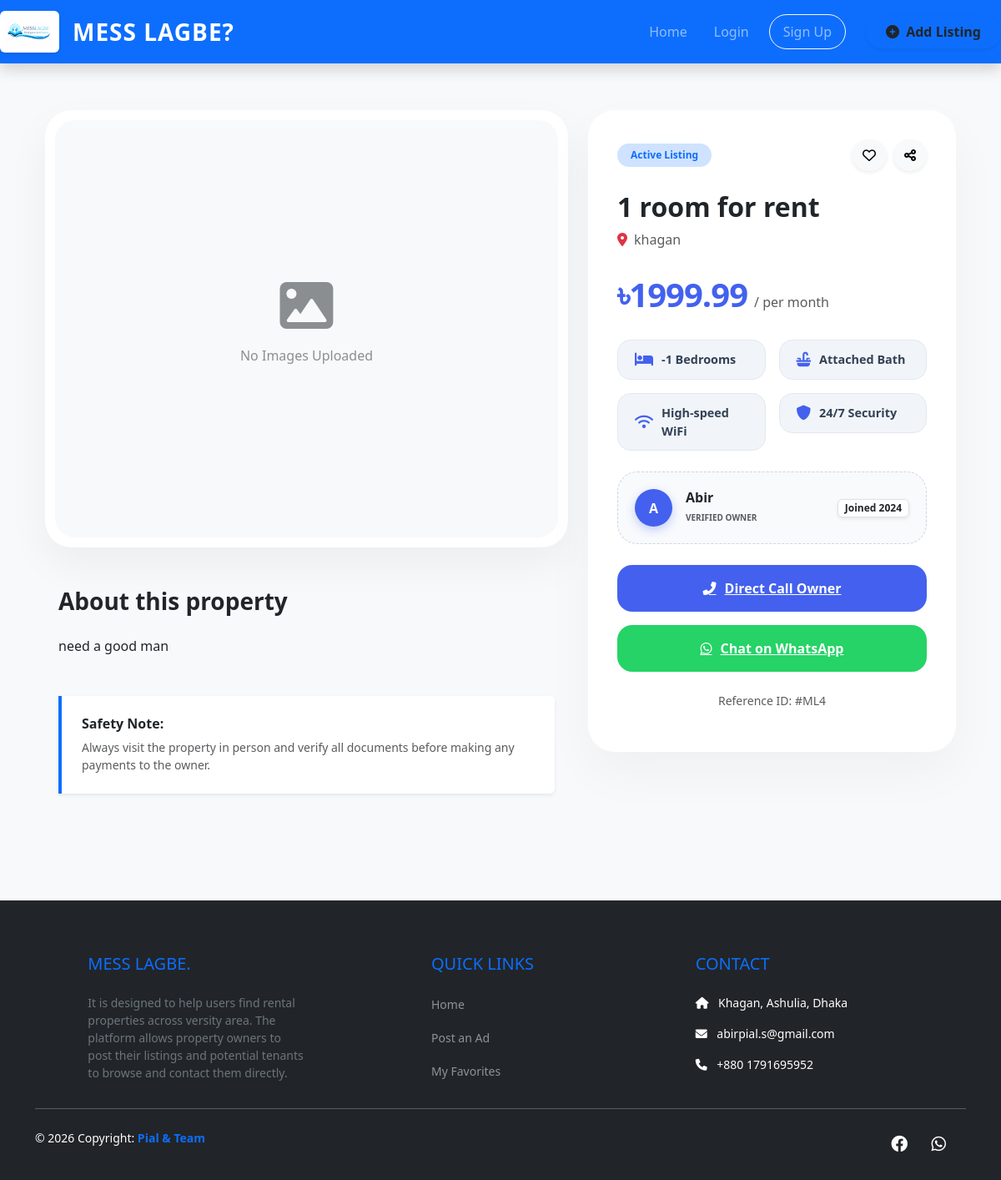
/listing/4/, run on the app's committed database.
### listings/models.py (models this page shows, shortened)
class Listing(models.Model):
    host = models.ForeignKey(
        settings.AUTH_USER_MODEL,
        on_delete=models.CASCADE,
        related_name='listings'
    )
    image = models.ImageField(upload_to='listings/', null=True, blank=True)
    phone_number = models.CharField(max_length=15, help_text="Contact number for this property")
    title = models.CharField(max_length=200, help_text="e.g. 2 Room flat for rent in Dhanmondi")
    description = models.TextField()
    location = models.CharField(max_length=150)
    price = models.DecimalField(max_digits=10, decimal_places=2)
    bedrooms = models.IntegerField()
    created_at = models.DateTimeField(auto_now_add=True)

### accounts/models.py (models this page shows, shortened)
class CustomUser(AbstractUser):
    IS_STUDENT = 'student'
    IS_OWNER = 'owner'
    IS_ADMIN = 'admin'
    ROLE_CHOICES = [
        (IS_STUDENT, 'Student'),
        (IS_OWNER, 'House Owner'),
        (IS_ADMIN, 'Admin'),
    ]
    role = models.CharField(max_length=20, choices=ROLE_CHOICES, default=IS_STUDENT)
    phone_number = models.CharField(max_length=15, blank=True, null=True)
    university_id = models.CharField(max_length=50, blank=True, null=True)

### listings/views.py (the view)
# urls.py: path('listing/<int:pk>/', views.listing_detail, name='listing_detail'),
def listing_detail(request, pk):
    listing = get_object_or_404(Listing, pk=pk)
    is_favorite = False
    if request.user.is_authenticated:
        is_favorite = Favorite.objects.filter(user=request.user, listing=listing).exists()
    return render(request, 'listings/listing_detail.html', {'listing': listing, 'is_favorite': is_favorite})

### templates/listings/listing_detail.html (shortened to what this page needs)
{% extends 'base.html' %}
{% load static %}
{% block content %}
<div class="container detail-container">
    <div class="row g-4">
        <div class="col-lg-7">
            <div class="gallery-wrapper">
                {% if listing.images.all %}
                <div id="listingCarousel" class="carousel slide main-slider" data-bs-ride="carousel">
                    <div class="carousel-inner">
                        {% for img in listing.images.all %}
                        <div class="carousel-item {% if forloop.first %}active{% endif %}">
                            <img src="{{ img.image.url }}" alt="Property View">
                        </div>
                        {% endfor %}
                    </div>
                    {% if listing.images.count > 1 %}
                    <button class="carousel-control-prev" type="button" data-bs-target="#listingCarousel" data-bs-slide="prev">
                        <span class="carousel-control-prev-icon p-3 bg-dark rounded-circle" aria-hidden="true"></span>
                    </button>
                    <button class="carousel-control-next" type="button" data-bs-target="#listingCarousel" data-bs-slide="next">
                        <span class="carousel-control-next-icon p-3 bg-dark rounded-circle" aria-hidden="true"></span>
                    </button>
                    {% endif %}
                </div>
                {% else %}
                <div class="main-slider d-flex align-items-center justify-content-center bg-light" style="height: 500px;">
                    <div class="text-center opacity-50">
                        <i class="fas fa-image fa-4x mb-3"></i>
                        <p>No Images Uploaded</p>
                    </div>
                </div>
                {% endif %}
            </div>
            <div class="mt-5 px-3">
                <h3 class="fw-bold text-dark mb-4">About this property</h3>
                <p class="text-secondary lh-lg" style="font-size: 1.1rem;">
                    {{ listing.description|linebreaks }}
                </p>
                <div class="mt-5 p-4 border-start border-4 border-primary bg-white rounded-end shadow-sm">
                    <h6 class="fw-bold mb-2">Safety Note:</h6>
                    <p class="small text-muted mb-0">Always visit the property in person and verify all documents before making any payments to the owner.</p>
                </div>
            </div>
        </div>
        <div class="col-lg-5">
            <div class="sticky-info">
                <div class="premium-info-card">
                    <div class="d-flex justify-content-between align-items-center mb-4">
                        <span class="badge bg-primary-subtle text-primary px-3 py-2 rounded-pill fw-bold">Active Listing</span>
                        <div class="d-flex gap-2">
                            <button class="btn btn-light rounded-circle shadow-sm"><i class="far fa-heart"></i></button>
                            <button class="btn btn-light rounded-circle shadow-sm"><i class="fas fa-share-alt"></i></button>
                        </div>
                    </div>
                    <h1 class="fw-bold text-dark mb-2" style="font-size: 2rem;">{{ listing.title }}</h1>
                    <p class="text-muted mb-4 d-flex align-items-center">
                        <i class="fas fa-map-marker-alt me-2 text-danger"></i> {{ listing.location }}
                    </p>
                    <div class="d-flex align-items-baseline mb-4">
                        <span class="price-tag-large">৳{{ listing.price }}</span>
                        <span class="text-muted ms-2 fw-medium">/ per month</span>
                    </div>
                    <div class="row g-3 mb-4">
                        <div class="col-6">
                            <div class="feature-pill">
                                <i class="fas fa-bed"></i> <span>{{ listing.bedrooms }} Bedrooms</span>
                            </div>
                        </div>
                        <div class="col-6">
                            <div class="feature-pill">
                                <i class="fas fa-sink"></i> <span>Attached Bath</span>
                            </div>
                        </div>
                        <div class="col-6">
                            <div class="feature-pill">
                                <i class="fas fa-wifi"></i> <span>High-speed WiFi</span>
                            </div>
                        </div>
                        <div class="col-6">
                            <div class="feature-pill">
                                <i class="fas fa-shield-alt"></i> <span>24/7 Security</span>
                            </div>
                        </div>
                    </div>
                    <div class="host-profile-box d-flex align-items-center justify-content-between">
                        <div class="d-flex align-items-center gap-3">
                            <div class="avatar-circle">
                                {{ listing.host.username|first|upper }}
                            </div>
                            <div>
                                <h6 class="fw-bold mb-0">{{ listing.host.username|capfirst }}</h6>
                                <small class="text-muted text-uppercase fw-bold" style="font-size: 10px;">Verified Owner</small>
                            </div>
                        </div>
                        <span class="badge bg-white text-dark border shadow-sm px-2">Joined 2024</span>
                    </div>
                    <div class="d-grid gap-3">
                        <a href="tel:{{ listing.phone_number }}" class="btn-luxury btn-call">
                            <i class="fas fa-phone-alt"></i> Direct Call Owner
                        </a>
                        <a href="https://wa.me/{{ listing.phone_number }}" target="_blank" class="btn-luxury btn-whatsapp">
                            <i class="fab fa-whatsapp"></i> Chat on WhatsApp
                        </a>
                    </div>
                    <p class="text-center mt-4 small text-muted">Reference ID: #ML{{ listing.id }}</p>
                </div>
            </div>
        </div>
    </div>
</div>
{% endblock %}

### templates/base.html (style rules this page uses)
body { font-family: 'Segoe UI', Tahoma, Geneva, Verdana, sans-serif; display: flex; flex-direction: column; min-height: 100vh; }

### templates/listings/listing_detail.html (style rules this page uses)
:root { --primary-blue: #4361ee; --soft-bg: #f8fafc; }
body { background-color: var(--soft-bg); }
.detail-container { max-width: 1200px; margin-top: 2rem; margin-bottom: 5rem; }
.gallery-wrapper { background: white; padding: 12px; border-radius: 32px; box-shadow: 0 20px 50px rgba(0,0,0,0.05); }
.main-slider { border-radius: 24px; overflow: hidden; position: relative; }
.sticky-info { position: sticky; top: 20px; }
.premium-info-card { border-radius: 32px; border: none; background: white; padding: 35px; box-shadow: 0 25px 60px rgba(0,0,0,0.04); }
.price-tag-large { font-size: 2.5rem; font-weight: 800; color: var(--primary-blue); letter-spacing: -1px; }
.feature-pill { background: #f1f5f9; padding: 12px 20px; border-radius: 16px; font-weight: 600; color: #334155; font-size: 0.9rem; border: 1px solid #e2e8f0; display: flex; align-items: center; gap: 10px; }
.feature-pill i { color: var(--primary-blue); font-size: 1.1rem; }
.host-profile-box { background: #f8fafc; border-radius: 24px; padding: 20px; margin: 25px 0; border: 1px dashed #cbd5e1; }
.avatar-circle { width: 45px; height: 45px; background: var(--primary-blue); color: white; border-radius: 50%; display: flex; align-items: center; justify-content: center; font-weight: 800; box-shadow: 0 4px 12px rgba(67, 97, 238, 0.3); }
.btn-luxury { padding: 16px; border-radius: 18px; font-weight: 700; transition: all 0.3s ease; display: flex; align-items: center; justify-content: center; gap: 10px; }
.btn-call { background: var(--primary-blue); color: white; border: none; }
.btn-whatsapp { background: #25d366; color: white; border: none; }

### data on the page
Listing: description "need a good man", title "1 room for rent", location "khagan", price "1999.99", bedrooms "-1", host.username|first "A", host.username "Abir", id "4"
